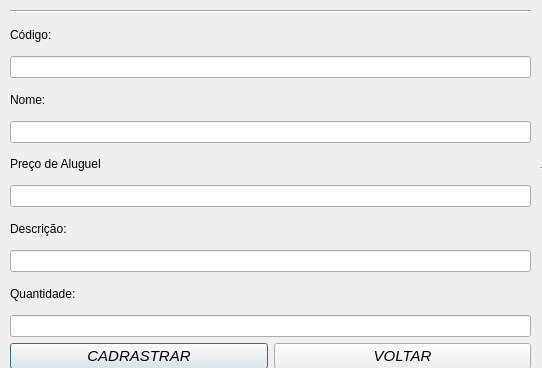
<?xml version="1.0" encoding="UTF-8"?>
<ui version="4.0">
 <class>CadrastroEquipamento</class>
 <widget class="QDialog" name="CadrastroEquipamento">
  <property name="geometry">
   <rect>
    <x>0</x>
    <y>0</y>
    <width>542</width>
    <height>368</height>
   </rect>
  </property>
  <property name="windowTitle">
   <string>Dialog</string>
  </property>
  <widget class="Line" name="line_5">
   <property name="geometry">
    <rect>
     <x>540</x>
     <y>160</y>
     <width>231</width>
     <height>16</height>
    </rect>
   </property>
   <property name="orientation">
    <enum>Qt::Horizontal</enum>
   </property>
  </widget>
  <widget class="Line" name="line_6">
   <property name="geometry">
    <rect>
     <x>700</x>
     <y>-60</y>
     <width>71</width>
     <height>481</height>
    </rect>
   </property>
   <property name="orientation">
    <enum>Qt::Vertical</enum>
   </property>
  </widget>
  <widget class="QWidget" name="layoutWidget">
   <property name="geometry">
    <rect>
     <x>10</x>
     <y>10</y>
     <width>521</width>
     <height>359</height>
    </rect>
   </property>
   <layout class="QVBoxLayout" name="verticalLayout">
    <item>
     <widget class="Line" name="line_2">
      <property name="orientation">
       <enum>Qt::Horizontal</enum>
      </property>
     </widget>
    </item>
    <item>
     <widget class="QLabel" name="label_3">
      <property name="text">
       <string>Código:</string>
      </property>
     </widget>
    </item>
    <item>
     <widget class="QLineEdit" name="linecodigo"/>
    </item>
    <item>
     <widget class="QLabel" name="label">
      <property name="text">
       <string>Nome:</string>
      </property>
     </widget>
    </item>
    <item>
     <widget class="QLineEdit" name="linenome"/>
    </item>
    <item>
     <widget class="QLabel" name="label_2">
      <property name="text">
       <string>Preço de Aluguel</string>
      </property>
     </widget>
    </item>
    <item>
     <widget class="QLineEdit" name="linepreco"/>
    </item>
    <item>
     <widget class="QLabel" name="label_5">
      <property name="text">
       <string>Descrição:</string>
      </property>
     </widget>
    </item>
    <item>
     <widget class="QLineEdit" name="linedescricao"/>
    </item>
    <item>
     <widget class="QLabel" name="label_6">
      <property name="text">
       <string>Quantidade:</string>
      </property>
     </widget>
    </item>
    <item>
     <widget class="QLineEdit" name="linequantidade"/>
    </item>
    <item>
     <layout class="QGridLayout" name="gridLayout">
      <item row="0" column="1">
       <widget class="QPushButton" name="cadrastrarButton">
        <property name="font">
         <font>
          <pointsize>11</pointsize>
          <weight>50</weight>
          <italic>true</italic>
          <bold>false</bold>
         </font>
        </property>
        <property name="text">
         <string>CADRASTRAR</string>
        </property>
       </widget>
      </item>
      <item row="0" column="2">
       <widget class="QPushButton" name="cancelarButton">
        <property name="font">
         <font>
          <pointsize>11</pointsize>
          <weight>50</weight>
          <italic>true</italic>
          <bold>false</bold>
         </font>
        </property>
        <property name="text">
         <string>VOLTAR</string>
        </property>
       </widget>
      </item>
     </layout>
    </item>
   </layout>
  </widget>
 </widget>
 <resources/>
 <connections/>
</ui>
